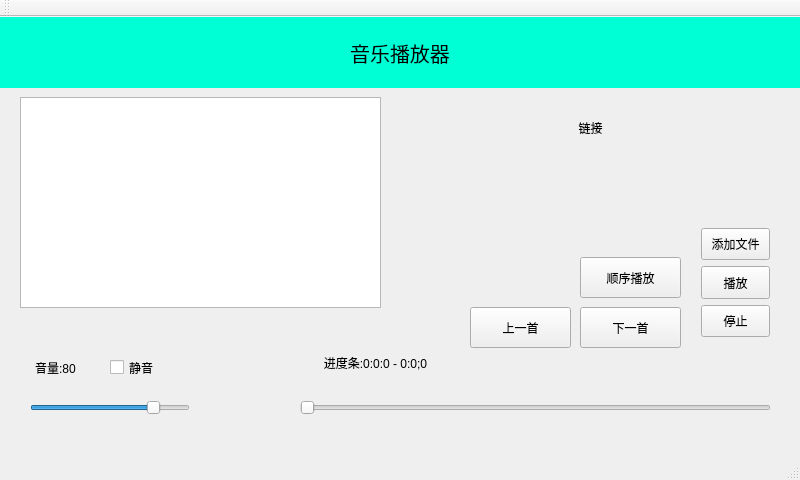
<?xml version="1.0" encoding="UTF-8"?>
<ui version="4.0">
 <class>MainWindow</class>
 <widget class="QMainWindow" name="MainWindow">
  <property name="geometry">
   <rect>
    <x>0</x>
    <y>0</y>
    <width>800</width>
    <height>480</height>
   </rect>
  </property>
  <property name="windowTitle">
   <string>Music</string>
  </property>
  <widget class="QWidget" name="centralWidget">
   <widget class="QLabel" name="music_lab">
    <property name="geometry">
     <rect>
      <x>0</x>
      <y>0</y>
      <width>800</width>
      <height>71</height>
     </rect>
    </property>
    <property name="font">
     <font>
      <pointsize>15</pointsize>
     </font>
    </property>
    <property name="styleSheet">
     <string notr="true">background-color: rgb(0, 255, 213);</string>
    </property>
    <property name="text">
     <string>音乐播放器</string>
    </property>
    <property name="alignment">
     <set>Qt::AlignCenter</set>
    </property>
   </widget>
   <widget class="QLabel" name="link_lab">
    <property name="geometry">
     <rect>
      <x>390</x>
      <y>90</y>
      <width>401</width>
      <height>41</height>
     </rect>
    </property>
    <property name="text">
     <string>链接</string>
    </property>
    <property name="alignment">
     <set>Qt::AlignCenter</set>
    </property>
   </widget>
   <widget class="QSlider" name="volume_sli">
    <property name="enabled">
     <bool>true</bool>
    </property>
    <property name="geometry">
     <rect>
      <x>30</x>
      <y>380</y>
      <width>160</width>
      <height>22</height>
     </rect>
    </property>
    <property name="maximum">
     <number>100</number>
    </property>
    <property name="value">
     <number>80</number>
    </property>
    <property name="orientation">
     <enum>Qt::Horizontal</enum>
    </property>
   </widget>
   <widget class="QLabel" name="volume_lab">
    <property name="geometry">
     <rect>
      <x>20</x>
      <y>340</y>
      <width>71</width>
      <height>21</height>
     </rect>
    </property>
    <property name="text">
     <string>音量:80</string>
    </property>
    <property name="alignment">
     <set>Qt::AlignCenter</set>
    </property>
   </widget>
   <widget class="QSlider" name="speed_sli">
    <property name="enabled">
     <bool>true</bool>
    </property>
    <property name="geometry">
     <rect>
      <x>300</x>
      <y>380</y>
      <width>471</width>
      <height>22</height>
     </rect>
    </property>
    <property name="orientation">
     <enum>Qt::Horizontal</enum>
    </property>
   </widget>
   <widget class="QLabel" name="speed_lab">
    <property name="geometry">
     <rect>
      <x>250</x>
      <y>330</y>
      <width>251</width>
      <height>31</height>
     </rect>
    </property>
    <property name="text">
     <string>进度条:0:0:0 - 0:0;0</string>
    </property>
    <property name="alignment">
     <set>Qt::AlignCenter</set>
    </property>
   </widget>
   <widget class="QListWidget" name="listWidget">
    <property name="geometry">
     <rect>
      <x>20</x>
      <y>80</y>
      <width>361</width>
      <height>211</height>
     </rect>
    </property>
   </widget>
   <widget class="QCheckBox" name="mute_box">
    <property name="geometry">
     <rect>
      <x>110</x>
      <y>340</y>
      <width>61</width>
      <height>21</height>
     </rect>
    </property>
    <property name="text">
     <string>静音</string>
    </property>
    <property name="checked">
     <bool>false</bool>
    </property>
   </widget>
   <widget class="QPushButton" name="next_btn">
    <property name="geometry">
     <rect>
      <x>580</x>
      <y>290</y>
      <width>101</width>
      <height>41</height>
     </rect>
    </property>
    <property name="text">
     <string>下一首</string>
    </property>
   </widget>
   <widget class="QPushButton" name="last_btn">
    <property name="geometry">
     <rect>
      <x>470</x>
      <y>290</y>
      <width>101</width>
      <height>41</height>
     </rect>
    </property>
    <property name="text">
     <string>上一首</string>
    </property>
   </widget>
   <widget class="QPushButton" name="mode_btn">
    <property name="geometry">
     <rect>
      <x>580</x>
      <y>240</y>
      <width>101</width>
      <height>41</height>
     </rect>
    </property>
    <property name="text">
     <string>顺序播放</string>
    </property>
   </widget>
   <widget class="QWidget" name="layoutWidget">
    <property name="geometry">
     <rect>
      <x>690</x>
      <y>200</y>
      <width>91</width>
      <height>131</height>
     </rect>
    </property>
    <layout class="QVBoxLayout" name="verticalLayout">
     <item>
      <widget class="QPushButton" name="open_btn">
       <property name="sizePolicy">
        <sizepolicy hsizetype="Minimum" vsizetype="MinimumExpanding">
         <horstretch>0</horstretch>
         <verstretch>0</verstretch>
        </sizepolicy>
       </property>
       <property name="text">
        <string>添加文件</string>
       </property>
      </widget>
     </item>
     <item>
      <widget class="QPushButton" name="supend_btn">
       <property name="sizePolicy">
        <sizepolicy hsizetype="Minimum" vsizetype="MinimumExpanding">
         <horstretch>0</horstretch>
         <verstretch>0</verstretch>
        </sizepolicy>
       </property>
       <property name="text">
        <string>播放</string>
       </property>
      </widget>
     </item>
     <item>
      <widget class="QPushButton" name="stop_btn">
       <property name="sizePolicy">
        <sizepolicy hsizetype="Minimum" vsizetype="MinimumExpanding">
         <horstretch>0</horstretch>
         <verstretch>0</verstretch>
        </sizepolicy>
       </property>
       <property name="text">
        <string>停止</string>
       </property>
      </widget>
     </item>
    </layout>
   </widget>
  </widget>
  <widget class="QMenuBar" name="menuBar">
   <property name="geometry">
    <rect>
     <x>0</x>
     <y>0</y>
     <width>800</width>
     <height>23</height>
    </rect>
   </property>
  </widget>
  <widget class="QToolBar" name="mainToolBar">
   <attribute name="toolBarArea">
    <enum>TopToolBarArea</enum>
   </attribute>
   <attribute name="toolBarBreak">
    <bool>false</bool>
   </attribute>
  </widget>
  <widget class="QStatusBar" name="statusBar"/>
 </widget>
 <layoutdefault spacing="6" margin="11"/>
 <resources/>
 <connections/>
</ui>
